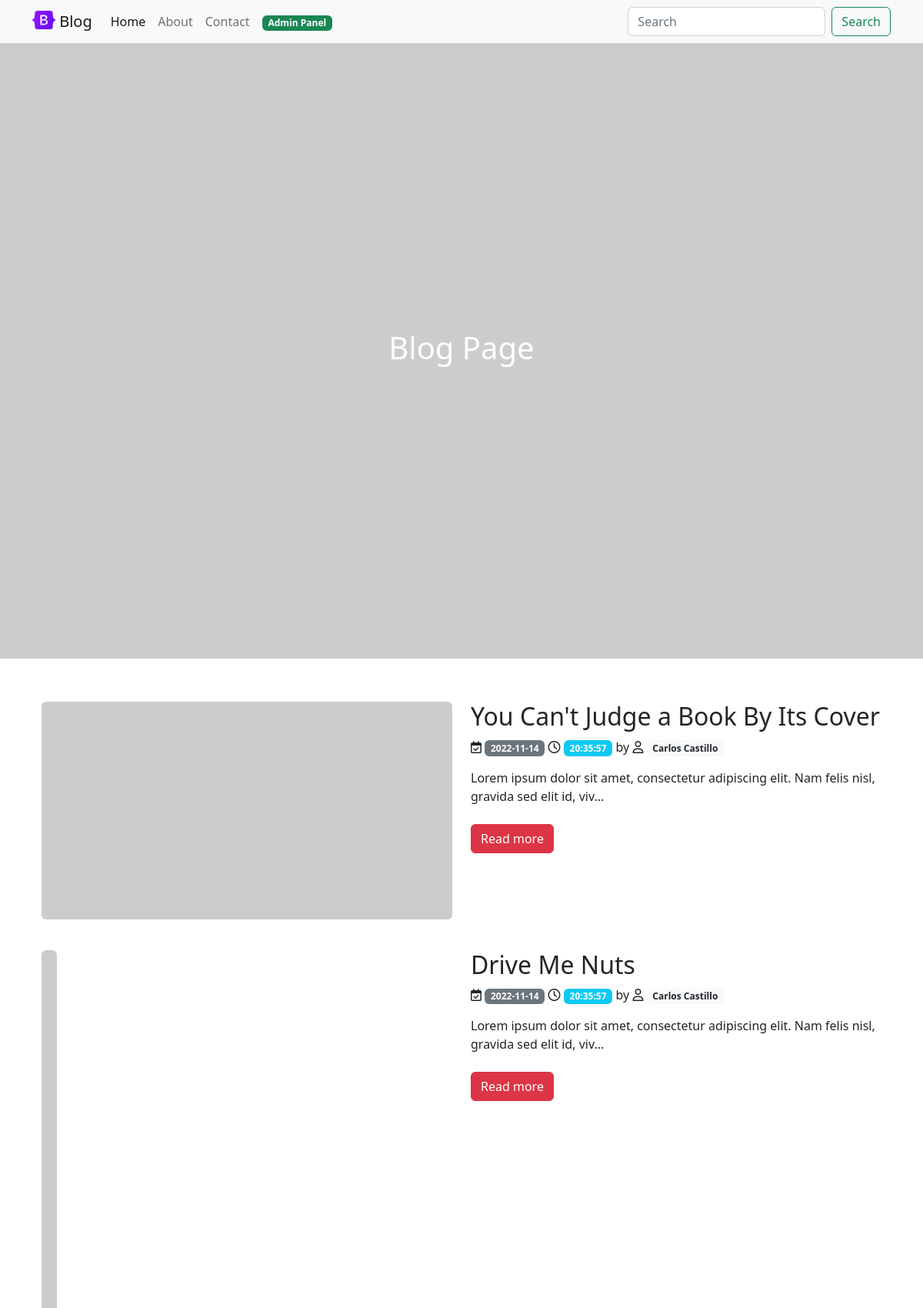
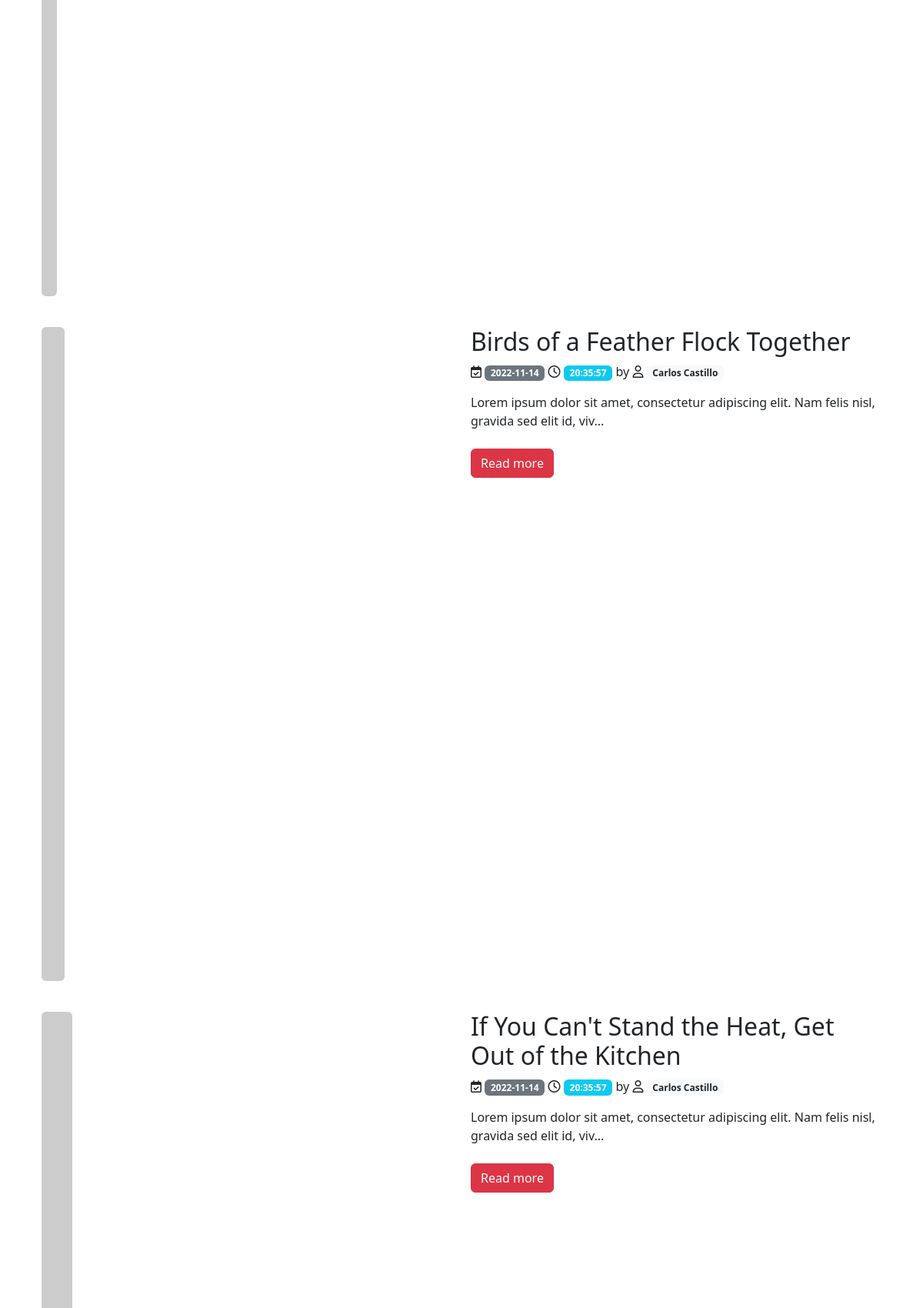
The page / (upper part) on the database its author committed (2 pictures, top to bottom).
### tables this page shows
CREATE TABLE posts (
    id              INT             NOT NULL    AUTO_INCREMENT,
    title           VARCHAR(255)    NOT NULL,
    content         TEXT            NOT NULL,
    img_url         VARCHAR(255)    NOT NULL,
    author_id       INT             NOT NULL,
    created_at      TIMESTAMP       NULL,
    updated_at      TIMESTAMP       NULL,
PRIMARY KEY (id),
FOREIGN KEY (author_id) REFERENCES users(id)
);

CREATE TABLE users (
    id              INT             NOT NULL    AUTO_INCREMENT,
    name            VARCHAR(255)    NOT NULL,
    email           VARCHAR(255)    NOT NULL    UNIQUE,
    password        VARCHAR(255)    NOT NULL,
    created_at      TIMESTAMP       NULL,
    updated_at      TIMESTAMP       NULL,
PRIMARY KEY (id)
);

### index.php (called while the page is built, shortened)
<?php
require_once 'model.php';
$posts = getAllPosts();
require 'views/list.php';

### model.php (called while the page is built, shortened)
<?php
function getPDO(): PDO
{
    try {
        $pdo = new PDO(DB_URL, DB_USER, DB_PASS);
        $pdo->setAttribute(PDO::ATTR_ERRMODE, PDO::ERRMODE_EXCEPTION);
        $pdo->setAttribute(PDO::ATTR_DEFAULT_FETCH_MODE, PDO::FETCH_ASSOC);
        $pdo->setAttribute(PDO::ATTR_CASE, PDO::CASE_LOWER);
        $pdo->setAttribute(PDO::ATTR_AUTOCOMMIT, true);
        return $pdo;
    } catch (PDOException $exception) {
        exit('Failed to connect to database!');
    }
}
function getAllPosts(): array|false
{
    $pdo = getPDO();
    $query = 'SELECT * FROM posts ORDER BY created_at DESC';
    $stmt = $pdo->query($query);
    return $stmt->fetchAll();
}
function getUserById($id): mixed
{
    $pdo = getPDO();
    $query = 'SELECT * FROM users WHERE id = :id';
    $stmt = $pdo->prepare($query);
    $stmt->bindParam(':id', $id, PDO::PARAM_INT);
    $stmt->execute();
    return $stmt->fetch();
}

### views/list.php (the view, shortened to what this page needs)
    <div class="container mt-5 px-4">
        <?php if ( count($posts) > 0 ) : ?>
            <?php foreach ($posts as $post) : ?>
                <div class="row mt-4 mb-4">
                    <div class="col-12 col-lg-6 mt-2 mb-2">
                        <img src="<?php echo $post['img_url']; ?>" class="img-fluid rounded" alt="...">
                    </div>
                    <div class="col-12 col-lg-6 mt-2 mb-2">
                        <h2><?php echo $post['title']; ?></h2>
                        <p>
                            <?php
                                $datetime = new DateTime($post['created_at']);
                                $date = $datetime->format('Y-m-d');
                                $hour = $datetime->format('H:i:s');
                            ?>
                            <i class="fa-regular fa-calendar-check"></i>
                            <time class="badge bg-secondary"><?php echo $date; ?></time>
                            <i class="fa-regular fa-clock"></i>
                            <time class="badge bg-info"><?php echo $hour; ?></time>
                            by <i class="fa-regular fa-user"></i>
                            <a href="#!"><span class="badge bg-light text-dark"><?php echo getUserById($post['author_id'])['name']; ?></span></a>
                        </p>
                        <p><?php echo substr($post['content'], 0, 100); ?>...</p>
                        <a href="<?php echo APP_URL; ?>show.php?id=<?php echo $post['id']; ?>" class="btn btn-danger mt-2">Read more</a>
                    </div>
                </div>
            <?php endforeach; ?>
        <?php endif; ?>
    </div>
<?php include 'base.php' ?>

### rows shown on the page
posts: title "You Can't Judge a Book By Its Cover", created_at "2022-11-14", created_at "20:35:57", author.name "Carlos Castillo", content "Lorem ipsum dolor sit amet, consectetur adipiscing elit. Nam felis nisl, gravida sed elit id, viv"
posts: title "Drive Me Nuts", created_at "2022-11-14", created_at "20:35:57", author.name "Carlos Castillo", content "Lorem ipsum dolor sit amet, consectetur adipiscing elit. Nam felis nisl, gravida sed elit id, viv"
posts: title "Birds of a Feather Flock Together", created_at "2022-11-14", created_at "20:35:57", author.name "Carlos Castillo", content "Lorem ipsum dolor sit amet, consectetur adipiscing elit. Nam felis nisl, gravida sed elit id, viv"
posts: title "If You Can't Stand the Heat, Get Out of the Kitchen", created_at "2022-11-14", created_at "20:35:57", author.name "Carlos Castillo", content "Lorem ipsum dolor sit amet, consectetur adipiscing elit. Nam felis nisl, gravida sed elit id, viv"
